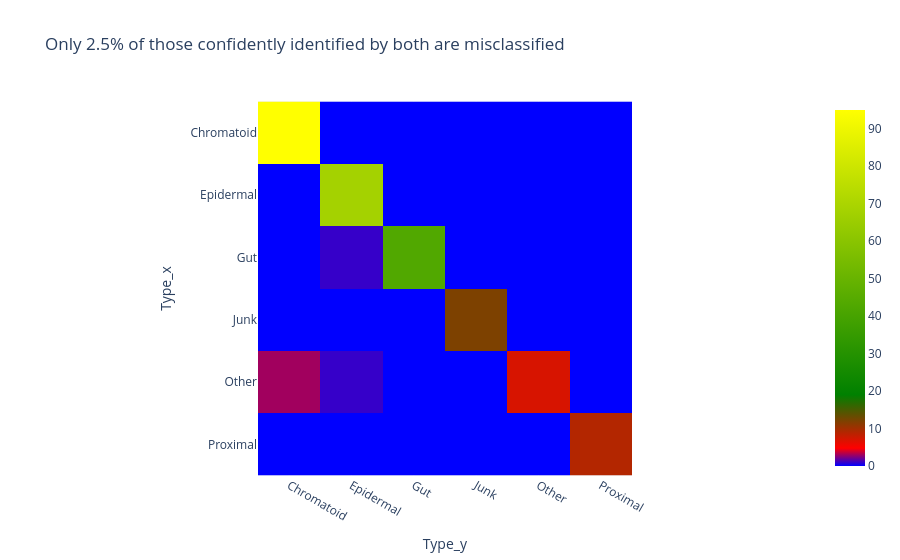

Notebook code for this chart:
### Markdown cell above
Almost all of the inconsistencies have Unknown as one of the classifications.  This is not so much measuring error as it is confidence, so let's look at just those that were classified by both with confidence.

### Code cell
f = px.imshow(merged_pivot.iloc[0:-2,0:-2], color_continuous_scale=[(0, "blue"), (0.05, "red"), (0.2, 'green'), (1, "yellow")],
         title='Only 2.5% of those confidently identified by both are misclassified')
f.write_html('ConfusionMatrix_woUnknown.html')
f

### Figure 1 — Plotly figure (JSON) as saved in the notebook; plotly's stock layout.template omitted (floating-point values rounded to 4 significant figures)
{"data": [{"coloraxis": "coloraxis", "hovertemplate": "Type_y: %{x}<br>Type_x: %{y}<br>color: %{z}<extra></extra>", "name": "0", "type": "heatmap", "x": ["Chromatoid", "Epidermal", "Gut", "Junk", "Other", "Proximal"], "xaxis": "x", "y": ["Chromatoid", "Epidermal", "Gut", "Junk", "Other", "Proximal"], "yaxis": "y", "z": [[95, 0, 0, 0, 0, 0], [0, 68, 0, 0, 0, 0], [0, 1, 43, 0, 0, 0], [0, 0, 0, 12, 0, 0], [3, 1, 0, 0, 7, 0], [0, 0, 0, 0, 0, 9]]}], "layout": {"coloraxis": {"colorscale": [[0, "blue"], [0.05, "red"], [0.2, "green"], [1, "yellow"]]}, "title": {"text": "Only 2.5% of those confidently identified by both are misclassified"}, "xaxis": {"anchor": "y", "constrain": "domain", "domain": [0, 1], "scaleanchor": "y", "title": {"text": "Type_y"}}, "yaxis": {"anchor": "x", "autorange": "reversed", "constrain": "domain", "domain": [0, 1], "title": {"text": "Type_x"}}}}
